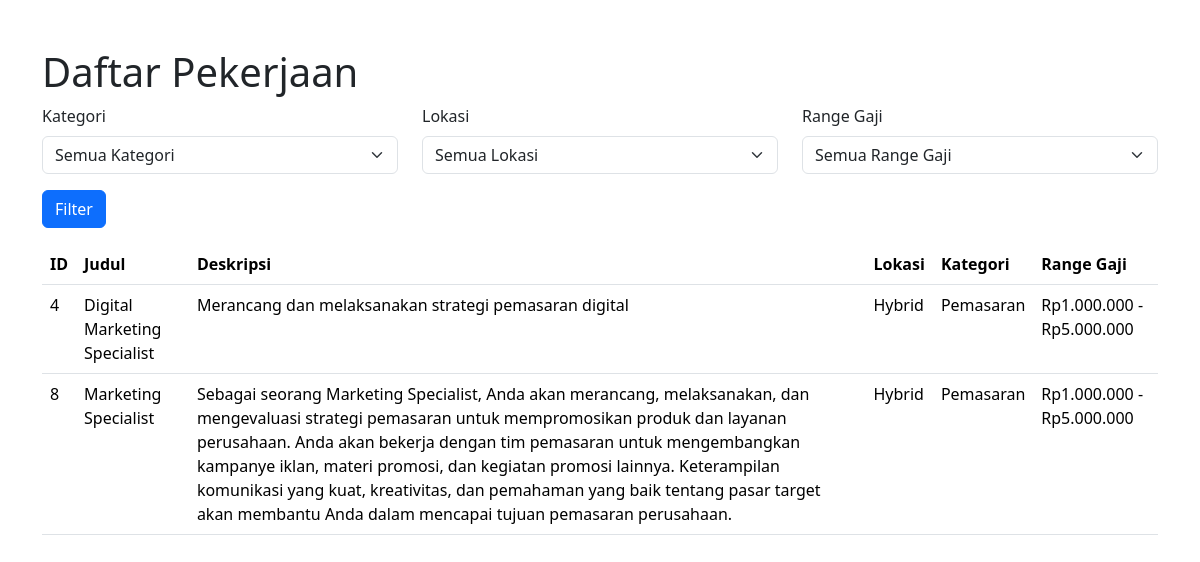
/jobs.php?kategori=Pemasaran, run on the app's committed database.
### tables this page shows
CREATE TABLE `jobs` (
  `id` int(11) NOT NULL,
  `judul` varchar(255) DEFAULT NULL,
  `deskripsi` text DEFAULT NULL,
  `lokasi` varchar(100) DEFAULT NULL,
  `kategori` varchar(100) DEFAULT NULL,
  `range_gaji` varchar(100) DEFAULT NULL
);

### jobs.php (the view, shortened to what this page needs)
<?php
include 'koneksi.php';
?>
<!DOCTYPE html>
<html lang="en">
<head>
    <link href="https://cdn.jsdelivr.net/npm/bootstrap@5.3.3/dist/css/bootstrap.min.css" rel="stylesheet">
</head>
<body>
<div class="container">
    <h1 class="mt-5">Daftar Pekerjaan</h1>
    <form method="GET">
        <div class="row">
            <div class="col-md-4 mb-3">
                <label for="kategori" class="form-label">Kategori</label>
                <select class="form-select" id="kategori" name="kategori">
                    <option value="">Semua Kategori</option>
                </select>
            </div>
            <div class="col-md-4 mb-3">
                <label for="lokasi" class="form-label">Lokasi</label>
                <select class="form-select" id="lokasi" name="lokasi">
                    <option value="">Semua Lokasi</option>
                </select>
            </div>
            <div class="col-md-4 mb-3">
                <label for="range_gaji" class="form-label">Range Gaji</label>
                <select class="form-select" id="range_gaji" name="range_gaji">
                    <option value="">Semua Range Gaji</option>
                </select>
            </div>
        </div>
        <button type="submit" class="btn btn-primary">Filter</button>
    </form>
    <table class="table mt-3">
        <thead>
            <tr>
                <th>ID</th>
                <th>Judul</th>
                <th>Deskripsi</th>
                <th>Lokasi</th>
                <th>Kategori</th>
                <th>Range Gaji</th>
            </tr>
        </thead>
        <tbody>
            <?php
            $filter_kategori = isset($_GET['kategori']) ? $_GET['kategori'] : '';
            $sql_filter = "SELECT * FROM Jobs WHERE 1=1";
            if (!empty($filter_kategori)) {
                $sql_filter .= " AND kategori='$filter_kategori'";
            }
            $result_filter = $conn->query($sql_filter);
            if ($result_filter->num_rows > 0) {
                while($row = $result_filter->fetch_assoc()) {
                    echo "<tr>";
                    echo "<td>" . $row["id"] . "</td>";
                    echo "<td>" . $row["judul"] . "</td>";
                    echo "<td>" . $row["deskripsi"] . "</td>";
                    echo "<td>" . $row["lokasi"] . "</td>";
                    echo "<td>" . $row["kategori"] . "</td>";
                    echo "<td>" . $row["range_gaji"] . "</td>";
                    echo "</tr>";
                }
            } else {
                echo "<tr><td colspan='6'>Tidak ada data yang sesuai dengan filter</td></tr>";
            }
            ?>
        </tbody>
    </table>
</div>
</body>
</html>

### data on the page
jobs: id "4", judul "Digital Marketing Specialist", deskripsi "Merancang dan melaksanakan strategi pemasaran digital", lokasi "Hybrid", kategori "Pemasaran", range_gaji "Rp1.000.000 - Rp5.000.000"
jobs: id "8", judul "Marketing Specialist", deskripsi "Sebagai seorang Marketing Specialist, Anda akan merancang, melaksanakan, dan mengevaluasi strategi pemasaran untuk mempromosikan produk dan layanan perusahaan. Anda akan bekerja dengan tim pemasaran untuk mengembangkan kampanye iklan, materi promosi, dan kegiatan promosi lainnya. Keterampilan komunikasi yang kuat, kreativitas, dan pemahaman yang baik tentang pasar target akan membantu Anda dalam mencapai tujuan pemasaran perusahaan.", lokasi "Hybrid", kategori "Pemasaran", range_gaji "Rp1.000.000 - Rp5.000.000"
